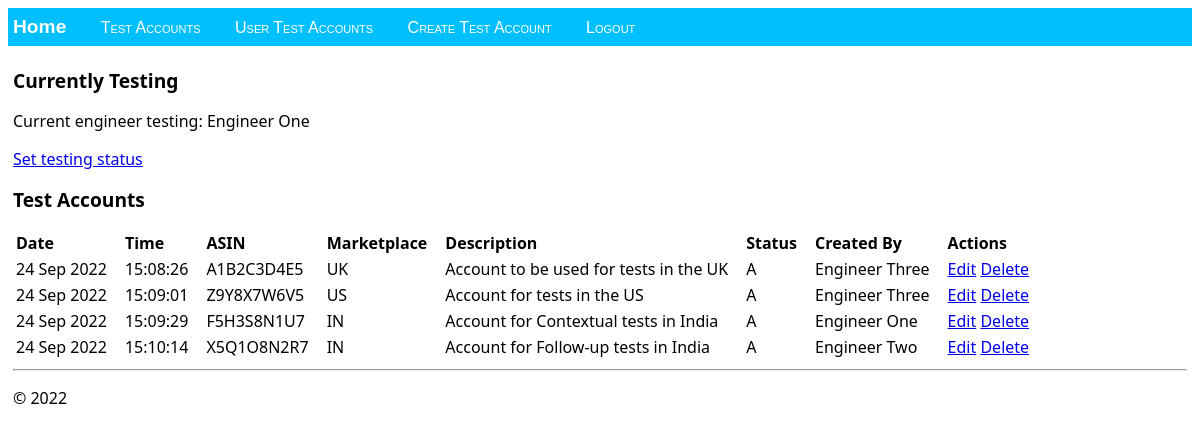
/accounts/ (signed in), run on the app's committed database.
### web_app/models.py (models this page shows, shortened)
class Engineer(models.Model):
    is_currently_testing = models.BooleanField(
        _('testing status'),
        default=False,
        help_text=_(
            'States if engineer is currently testing'
        ),
    )
    name = models.CharField(max_length=100)

class Account(models.Model):
    class Marketplace(models.TextChoices):
        US = 'US', 'United States'
        UK = 'UK', 'United Kingdom'
        IN = 'IN', 'India'
    class Status(models.TextChoices):
        A = 'A', 'Active'
        IU = 'IU', 'In use'
        D = 'D', 'Deactivated'
    ASIN = models.CharField(
        _('account ASIN'),
        help_text=_(
            'Account ASIN (Amazon Standard Identification Number)'
        ),
        max_length=50,
        unique=True,
    )
    created = models.DateTimeField('date created')
    marketplace = models.CharField(
        _('account marketplace'),
        choices=Marketplace.choices,
        default=Marketplace.UK,
        help_text=_(
            'Describes the marketplace in which the account will be used. UK = United Kingdom, US = United States, IN = India'
        ),
        max_length=50
    )
    description = models.CharField(
        _('account description'),
        default='',
        help_text=_(
            'Describes the reason for account creation, such as "Test Contextual functions in the US"'
        ),
        max_length=300
    )
    status = models.CharField(
        _('account status'),
        choices=Status.choices,
        default=Status.A,
        help_text=_(
            'Describes the current state of the account. A = Active do, IS = In use, D = Deactivated'
        ),
        max_length=50
    )
    creator = models.ForeignKey(Engineer, on_delete=models.CASCADE, blank=True)

### web_app/views.py (the view)
class AccountListView(LoginRequiredMixin, ListView):
    login_url = "login"
    model = Account
    context_object_name = "account_list"
    def get_context_data(self, **kwargs):
        context = super(AccountListView, self).get_context_data(**kwargs)
        context["testing_status"] = Engineer.objects.filter(is_currently_testing=True)
        return context
    def get_queryset(self):
        if self.request.path == "/user_accounts/":
            user = get_user(self.request)
            return Account.objects.filter(creator__name=user.get_full_name())
        return Account.objects.all()

### web_app/templates/web_app/accounts.html (shortened to what this page needs)
{% extends "web_app/layout.html" %}
{% block content %}
    {% include "web_app/currently_testing.html" %}
    <h2>Test Accounts</h2>
    {% include "web_app/accounts_template.html" %}
{% endblock %}

### web_app/templates/web_app/layout.html (shortened to what this page needs)
<!DOCTYPE html>
<html>
<head>
    {% load static %}
    <link rel="stylesheet" type="text/css" href="{% static 'web_app/site.css' %}"/>
</head>
<body>
<div class="navbar">
    <a href="{% url 'home' %}" class="navbar-brand">Home</a>
    <a href="{% url 'accounts' %}" class="navbar-item">Test Accounts</a>
    <a href="{% url 'user_accounts' %}" class="navbar-item">User Test Accounts</a>
    <a href="{% url 'create_account_form' %}" class="navbar-item">Create Test Account</a>
    <a href="{% url 'logout' %}" class="navbar-item"{% if not request.user.is_authenticated %}style="display: none"
    {% else %}style="display: inline"{% endif %}>Logout</a>
</div>
<div class="body-content">
    {% block content %}
    {% endblock %}
    <hr/>
    <footer>
        <p>© 2022</p>
    </footer>
</div>
</body>
</html>

### web_app/templates/web_app/currently_testing.html
<h2>Currently Testing</h2>
{% if testing_status.exists %}
    {% for engineer in testing_status %}
    <p>Current engineer testing: {{ engineer.name }}</p>
    {% endfor %}
{% else %}
    <p>No engineer currently testing.</p>
{% endif %}
<p> <a href="{% url 'set_testing_status' %}">Set testing status</a></p>

### web_app/templates/web_app/accounts_template.html
{% if account_list %}
    <table class="account_list">
        <thead>
        <tr>
            <th>Date</th>
            <th>Time</th>
            <th>ASIN</th>
            <th>Marketplace</th>
            <th>Description</th>
            <th>Status</th>
            <th>Created By</th>
            <th>Actions</th>
        </tr>
        </thead>
        <tbody>
        {% for account in account_list %}
            <tr>
                <td>{{ account.created | date:'d M Y' }}</td>
                <td>{{ account.created | time:'H:i:s' }}</td>
                <td>{{ account.ASIN }}</td>
                <td>{{ account.marketplace }}</td>
                <td>{{ account.description }}</td>
                <td>{{ account.status }}</td>
                <td>{{ account.creator.name }}</td>
                <td>
                    <a href="{% url 'edit_account' pk=account.id %}">Edit</a>
                    {% if request.user.is_superuser %}
                        <a href="{% url 'delete_account' pk=account.id %}">Delete</a>
                    {% endif %}
                </td>
            </tr>
        {% endfor %}
        </tbody>
    </table>
{% else %}
    <p>No accounts have been created yet. Use the <a href="{% url 'create_account_form' %}">Create Account form</a>.</p>
{% endif %}

### web_app/static/web_app/site.css (style rules this page uses)
.navbar { background-color: deepskyblue; }
.navbar, .messages { font-size: 1em; font-family: 'Trebuchet MS', 'Lucida Sans Unicode', 'Lucida Grande', 'Lucida Sans', Arial, sans-serif; color: white; padding: 8px 5px 8px 5px; }
.navbar a { text-decoration: none; color: inherit; }
.navbar-brand, h2 { font-size: 1.2em; font-weight: 600; }
.navbar-item { font-variant: small-caps; margin-left: 30px; }
.body-content { padding: 5px; font-family: 'Segoe UI', Tahoma, Geneva, Verdana, sans-serif; }
.account_list th, td { text-align: left; padding-right: 15px; }

### data on the page
Engineer: name "Engineer One"
Account: created "24 Sep 2022", created "15:08:26", ASIN "A1B2C3D4E5", marketplace "UK", description "Account to be used for tests in the UK", status "A", creator.name "Engineer Three"
Account: created "24 Sep 2022", created "15:09:01", ASIN "Z9Y8X7W6V5", marketplace "US", description "Account for tests in the US", status "A", creator.name "Engineer Three"
Account: created "24 Sep 2022", created "15:09:29", ASIN "F5H3S8N1U7", marketplace "IN", description "Account for Contextual tests in India", status "A", creator.name "Engineer One"
Account: created "24 Sep 2022", created "15:10:14", ASIN "X5Q1O8N2R7", marketplace "IN", description "Account for Follow-up tests in India", status "A", creator.name "Engineer Two"
